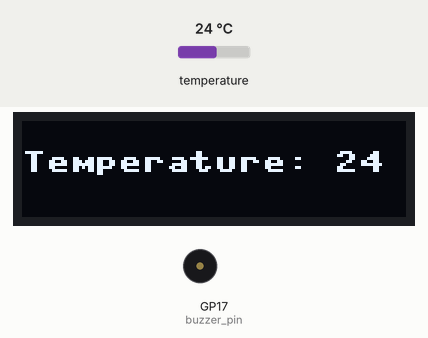
Bench run of a program on a simulated Raspberry Pi Pico running MicroPython. Parts: 128×32 one-colour display, buzzer (waves = sounding). Inputs (shaded band) come from the test bench; at power-on: temperature 24 °C. Library files of the repository ran but are not shown: ssd1306.py; what the program prints to the serial console is not drawn.

Above: at 1.2 s.
1.3 s: temperature set to 34.3 °C
At 3.0 s:
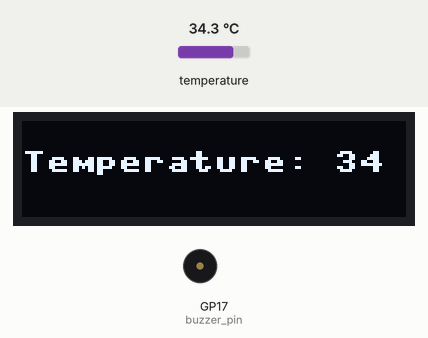
4.1 s: temperature set to 35.4 °C
At 7.0 s:
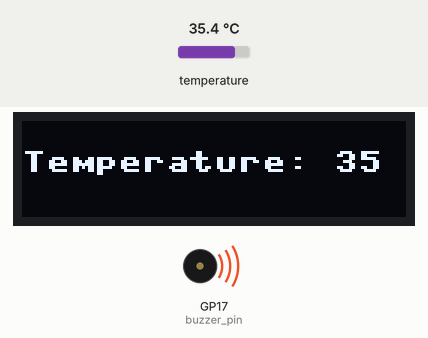
7.6 s: temperature set to 12 °C
At 11.0 s:
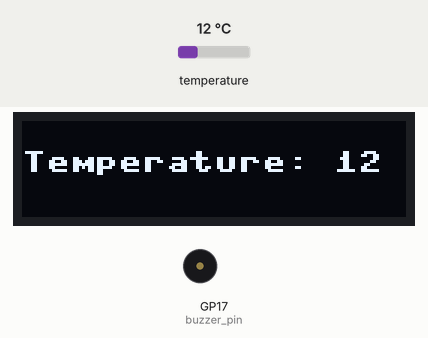
Timing chart, 0 to 12.5 s (numbered marks = the images above; inputs shaded):
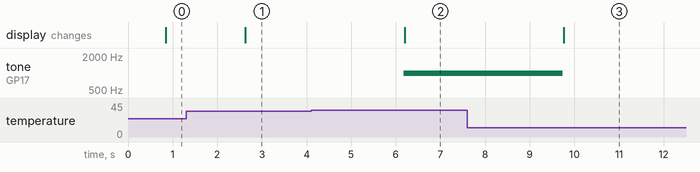

Measured:
- the behaviour switches between 35 and 35.1 °C on temperature (found by bisection; images 1 and 2)
- after the input at 1.3 s, the display: changes after 1.3 s (image 1)
- after the input at 4.1 s, tone on GP17 (buzzer_pin): silent → 1000 Hz after 2.1 s; the display: changes after 2.1 s (image 2)
- after the input at 7.6 s, tone on GP17 (buzzer_pin): 1000 Hz → silent after 2.1 s; the display: changes after 2.2 s (image 3)

The program:

Fever_Alert_System.py
```python
from machine import Pin, I2C, PWM
from onewire import OneWire
from ds18x20 import DS18X20
from ssd1306 import SSD1306_I2C
import utime

# Define the GPIO pin connected to the DS18B20 sensor
ds_sensor_pin = Pin(16)

# Create the onewire object
ds_sensor = DS18X20(OneWire(ds_sensor_pin))

# Scan for devices on the bus
roms = ds_sensor.scan()

# Set up the PWM for the buzzer
buzzer_pin = Pin(17)
pwm = PWM(buzzer_pin)

# Set up the initial frequency for the buzzer
pwm.freq(1000)

# Threshold for triggering the temperature alert (adjust as needed)
temperature_alert_threshold = 35

# OLED configuration
WIDTH = 120
HEIGHT = 32
i2c = I2C(0, scl=Pin(1), sda=Pin(0), freq=200000)
oled = SSD1306_I2C(WIDTH, HEIGHT, i2c)

# Main loop for continuous temperature readings and emergency notification sound
while True:
    # Perform temperature conversion for DS18B20 sensor
    ds_sensor.convert_temp()

    # Wait for the conversion to finish
    utime.sleep_ms(750)

    # Read the temperature from the DS18B20 sensor
    for rom in roms:
        temperature = ds_sensor.read_temp(rom)
        print("Temperature:", temperature, "Celsius")

        # Check if temperature exceeds the threshold for an alert
        if temperature > temperature_alert_threshold:
            # Trigger emergency notification sound
            pwm.duty_u16(32767)  # Set duty cycle to 50% for buzzing
            print("Temperature exceeds threshold! Take precautions.")
        else:
            # Turn off the buzzer if no alert
            pwm.duty_u16(0)

        # Display temperature on OLED
        oled.fill(0)
        oled.text("Temperature: {:.2f} C".format(temperature), 0, 10)
        oled.show()

    # Wait for a short delay before the next reading (1 second in this case)
    utime.sleep(1)
```
